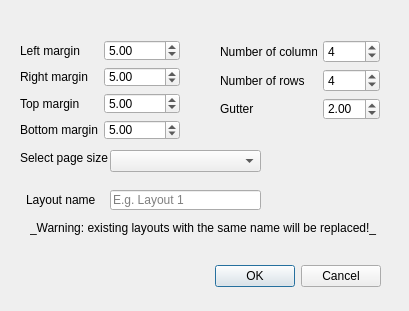
<?xml version="1.0" encoding="UTF-8"?>
<ui version="4.0">
 <class>ModularGridBuilderDialogBase</class>
 <widget class="QDialog" name="ModularGridBuilderDialogBase">
  <property name="geometry">
   <rect>
    <x>0</x>
    <y>0</y>
    <width>409</width>
    <height>311</height>
   </rect>
  </property>
  <property name="windowTitle">
   <string>Modular Grid</string>
  </property>
  <widget class="QDialogButtonBox" name="button_box">
   <property name="geometry">
    <rect>
     <x>40</x>
     <y>260</y>
     <width>341</width>
     <height>32</height>
    </rect>
   </property>
   <property name="orientation">
    <enum>Qt::Horizontal</enum>
   </property>
   <property name="standardButtons">
    <set>QDialogButtonBox::Cancel|QDialogButtonBox::Ok</set>
   </property>
  </widget>
  <widget class="QWidget" name="gridLayoutWidget">
   <property name="geometry">
    <rect>
     <x>20</x>
     <y>40</y>
     <width>160</width>
     <height>100</height>
    </rect>
   </property>
   <layout class="QGridLayout" name="gridLayout">
    <item row="1" column="0">
     <widget class="QLabel" name="marginRightLabel">
      <property name="text">
       <string>Right margin</string>
      </property>
     </widget>
    </item>
    <item row="2" column="1">
     <widget class="QDoubleSpinBox" name="marginTopInput">
      <property name="value">
       <double>5.000000000000000</double>
      </property>
     </widget>
    </item>
    <item row="0" column="1">
     <widget class="QDoubleSpinBox" name="marginLeftInput">
      <property name="value">
       <double>5.000000000000000</double>
      </property>
     </widget>
    </item>
    <item row="0" column="0">
     <widget class="QLabel" name="marginLeftLabel">
      <property name="text">
       <string>Left margin</string>
      </property>
     </widget>
    </item>
    <item row="1" column="1">
     <widget class="QDoubleSpinBox" name="marginRightInput">
      <property name="value">
       <double>5.000000000000000</double>
      </property>
     </widget>
    </item>
    <item row="2" column="0">
     <widget class="QLabel" name="marginTopLabel">
      <property name="text">
       <string>Top margin</string>
      </property>
     </widget>
    </item>
    <item row="3" column="0">
     <widget class="QLabel" name="marginBottomLabel">
      <property name="text">
       <string>Bottom margin</string>
      </property>
     </widget>
    </item>
    <item row="3" column="1">
     <widget class="QDoubleSpinBox" name="marginBottomInput">
      <property name="value">
       <double>5.000000000000000</double>
      </property>
     </widget>
    </item>
   </layout>
  </widget>
  <widget class="QWidget" name="gridLayoutWidget_2">
   <property name="geometry">
    <rect>
     <x>220</x>
     <y>40</y>
     <width>160</width>
     <height>80</height>
    </rect>
   </property>
   <layout class="QGridLayout" name="gridLayout_2">
    <item row="0" column="0">
     <widget class="QLabel" name="numColumsLabel">
      <property name="text">
       <string>Number of columns</string>
      </property>
     </widget>
    </item>
    <item row="1" column="1">
     <widget class="QSpinBox" name="numRowsInput">
      <property name="value">
       <number>4</number>
      </property>
     </widget>
    </item>
    <item row="1" column="0">
     <widget class="QLabel" name="numRowsLabel">
      <property name="text">
       <string>Number of rows</string>
      </property>
     </widget>
    </item>
    <item row="0" column="1">
     <widget class="QSpinBox" name="numColumnsInput">
      <property name="value">
       <number>4</number>
      </property>
     </widget>
    </item>
    <item row="2" column="0">
     <widget class="QLabel" name="gutterLabel">
      <property name="text">
       <string>Gutter</string>
      </property>
     </widget>
    </item>
    <item row="2" column="1">
     <widget class="QDoubleSpinBox" name="gutterInput">
      <property name="value">
       <double>2.000000000000000</double>
      </property>
     </widget>
    </item>
   </layout>
  </widget>
  <widget class="QComboBox" name="paperSizeSelector">
   <property name="geometry">
    <rect>
     <x>110</x>
     <y>150</y>
     <width>151</width>
     <height>22</height>
    </rect>
   </property>
  </widget>
  <widget class="QLabel" name="pageSizeLabel">
   <property name="geometry">
    <rect>
     <x>20</x>
     <y>150</y>
     <width>91</width>
     <height>16</height>
    </rect>
   </property>
   <property name="text">
    <string>Select page size</string>
   </property>
  </widget>
  <widget class="QLabel" name="layoutNameLabel">
   <property name="geometry">
    <rect>
     <x>26</x>
     <y>190</y>
     <width>71</width>
     <height>20</height>
    </rect>
   </property>
   <property name="text">
    <string>Layout name</string>
   </property>
  </widget>
  <widget class="QLabel" name="layoutNameWarning">
   <property name="geometry">
    <rect>
     <x>30</x>
     <y>220</y>
     <width>361</width>
     <height>16</height>
    </rect>
   </property>
   <property name="text">
    <string>_Warning: existing layouts with the same name will be replaced!_</string>
   </property>
   <property name="textFormat">
    <enum>Qt::MarkdownText</enum>
   </property>
  </widget>
  <widget class="QLineEdit" name="layoutNameInput">
   <property name="geometry">
    <rect>
     <x>110</x>
     <y>190</y>
     <width>151</width>
     <height>20</height>
    </rect>
   </property>
   <property name="placeholderText">
    <string>E.g. Layout 1</string>
   </property>
  </widget>
 </widget>
 <resources/>
 <connections>
  <connection>
   <sender>button_box</sender>
   <signal>accepted()</signal>
   <receiver>ModularGridBuilderDialogBase</receiver>
   <slot>accept()</slot>
   <hints>
    <hint type="sourcelabel">
     <x>20</x>
     <y>20</y>
    </hint>
    <hint type="destinationlabel">
     <x>20</x>
     <y>20</y>
    </hint>
   </hints>
  </connection>
  <connection>
   <sender>button_box</sender>
   <signal>rejected()</signal>
   <receiver>ModularGridBuilderDialogBase</receiver>
   <slot>reject()</slot>
   <hints>
    <hint type="sourcelabel">
     <x>20</x>
     <y>20</y>
    </hint>
    <hint type="destinationlabel">
     <x>20</x>
     <y>20</y>
    </hint>
   </hints>
  </connection>
 </connections>
</ui>
